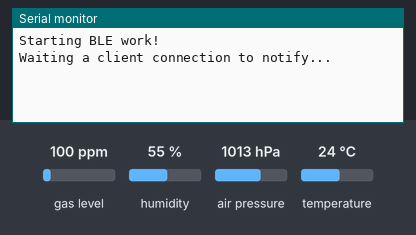
Bench run of a sketch on a simulated ESP32. Shown: the last lines printed to the serial monitor. The test bench sets the inputs (shaded band); at power-on: air pressure 1013 hPa, temperature 24 °C, gas level 100 ppm, humidity 55 %. Nothing arrives over Bluetooth unless stated; a phone connects over Bluetooth LE 3 s after start.

Above: at 1.2 s.
1.3 s: air pressure set to 952 hPa
At 4.0 s:
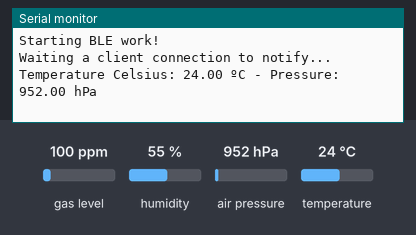
4.3 s: temperature set to 12 °C
5.8 s: air pressure set to 975 hPa
At 7.0 s:
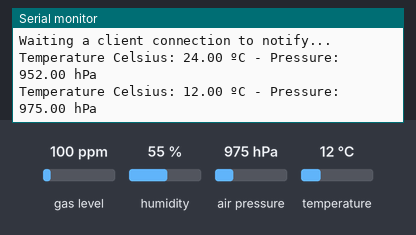

The sketch:

BMP_server.ino
```cpp
/*
    Based on Neil Kolban example for IDF: https://github.com/nkolban/esp32-snippets/blob/master/cpp_utils/tests/BLE%20Tests/SampleServer.cpp
    Ported to Arduino ESP32 by Evandro Copercini
    updates by chegewara
*/

#include <BLEDevice.h>
#include <BLEUtils.h>
#include <BLEServer.h>
#include <BLE2902.h>
#include <Adafruit_Sensor.h>
#include "Adafruit_BMP3XX.h"
#include <Wire.h>

#define temperatureCelsius

Adafruit_BMP3XX bmp;

float temp;
float tempF;
float pressure;

// Timer variables
unsigned long lastTime = 0;
unsigned long timerDelay = 3000;

bool deviceConnected = false;
//"4fafc201-1fb5-459e-8fcc-c5c9c331914b" "beb5483e-36e1-4688-b7f5-ea07361b26a8"
#define SERVICE_UUID         "84f6b8d6-ae43-11ed-afa1-0242ac120002"

// Temperature Characteristic and Descriptor
//#ifdef temperatureCelsius
  BLECharacteristic bmpTemperatureCelsiusCharacteristics("a34376c6-ae43-11ed-afa1-0242ac120002", BLECharacteristic::PROPERTY_NOTIFY);
  BLEDescriptor bmpTemperatureCelsiusDescriptor(BLEUUID((uint16_t)0x2902));
//#else
  //BLECharacteristic bmpTemperatureFahrenheitCharacteristics("f78ebbff-c8b7-4107-93de-889a6a06d408", BLECharacteristic::PROPERTY_NOTIFY);
  //BLEDescriptor bmpTemperatureFahrenheitDescriptor(BLEUUID((uint16_t)0x2902));
//#endif

// pressure Characteristic and Descriptor
BLECharacteristic bmpPressureCharacteristics("ae9530f0-ae43-11ed-afa1-0242ac120002", BLECharacteristic::PROPERTY_NOTIFY);
BLEDescriptor bmpPressureDescriptor(BLEUUID((uint16_t)0x2903));

//Setup callbacks onConnect and onDisconnect
class MyServerCallbacks: public BLEServerCallbacks {
  void onConnect(BLEServer* pServer) {
    deviceConnected = true;
  };
  void onDisconnect(BLEServer* pServer) {
    deviceConnected = false;
  }
};
void initBMP(){
  if (!bmp.begin_I2C()) {
    Serial.println("Could not find a valid BMP3 sensor, check wiring!");
    while (1);
  }
  // Set up oversampling and filter initialization
  bmp.setTemperatureOversampling(BMP3_OVERSAMPLING_8X);
  bmp.setPressureOversampling(BMP3_OVERSAMPLING_4X);
  bmp.setIIRFilterCoeff(BMP3_IIR_FILTER_COEFF_3);
  bmp.setOutputDataRate(BMP3_ODR_50_HZ);
}
void setup() {
  Serial.begin(115200);
  Serial.println("Starting BLE work!");
  Wire.begin(23, 19);
  initBMP();
//create BLE device
  BLEDevice::init("BMP388_ESP32");
//create BLE server
  BLEServer *pServer = BLEDevice::createServer();
  pServer->setCallbacks(new MyServerCallbacks());
//create BLE service
  BLEService *bmpService = pServer->createService(SERVICE_UUID);
 // Create BLE Characteristics and Create a BLE Descriptor
  // Temperature
   //#ifdef temperatureCelsius
    bmpService->addCharacteristic(&bmpTemperatureCelsiusCharacteristics);
    bmpTemperatureCelsiusDescriptor.setValue("BMP temperature Celsius");
    bmpTemperatureCelsiusCharacteristics.addDescriptor(&bmpTemperatureCelsiusDescriptor);
  // #else
  //   bmpService->addCharacteristic(&bmpTemperatureFahrenheitCharacteristics);
  //   bmpTemperatureFahrenheitDescriptor.setValue("BMP temperature Fahrenheit");
  //   bmpTemperatureFahrenheitCharacteristics.addDescriptor(&bmpTemperatureFahrenheitDescriptor);
  // #endif
    // Pressure
  bmpService->addCharacteristic(&bmpPressureCharacteristics);
  bmpPressureDescriptor.setValue("BMP Pressure");
  bmpPressureCharacteristics.addDescriptor(new BLE2902());
// start the service
  bmpService->start();
//start advertising
  BLEAdvertising *pAdvertising = BLEDevice::getAdvertising();
  pAdvertising->addServiceUUID(SERVICE_UUID);
  pAdvertising->setScanResponse(true);
  pAdvertising->setMinPreferred(0x06);  // functions that help with iPhone connections issue
  pAdvertising->setMinPreferred(0x12);
  pServer->getAdvertising()->start();
  Serial.println("Waiting a client connection to notify...");
}

void loop() {
  // put your main code here, to run repeatedly:
  if (! bmp.performReading()) {
    Serial.println("Failed to perform reading :(");
    return;
  }
  if (deviceConnected) {
    if ((millis() - lastTime) > timerDelay) {
      // Read temperature as Celsius (the default)
      temp = bmp.temperature;
      // Fahrenheit
      //tempF = 1.8*temp +32;
      // Read pressure
      pressure = bmp.pressure / 100.0;

      //Notify temperature reading from BMP sensor
      //#ifdef temperatureCelsius
        static char temperatureCTemp[6];
        dtostrf(temp, 6, 2, temperatureCTemp);
        //Set temperature Characteristic value and notify connected client
        bmpTemperatureCelsiusCharacteristics.setValue(temperatureCTemp);
        bmpTemperatureCelsiusCharacteristics.notify();
        Serial.print("Temperature Celsius: ");
        Serial.print(temp);
        Serial.print(" ºC");
      //#else
      //   static char temperatureFTemp[6];
      //   dtostrf(tempF, 6, 2, temperatureFTemp);
      //   //Set temperature Characteristic value and notify connected client
      //   bmpTemperatureFahrenheitCharacteristics.setValue(temperatureFTemp);
      //   bmpTemperatureFahrenheitCharacteristics.notify();
      //   Serial.print("Temperature Fahrenheit: ");
      //   Serial.print(tempF);
      //   Serial.print(" ºF");
      // #endif

      //Notify pressure reading from BMp
      static char pressureTemp[6];
      dtostrf(pressure, 6, 2, pressureTemp);
      //Set humidity Characteristic value and notify connected client
      bmpPressureCharacteristics.setValue(pressureTemp);
      bmpPressureCharacteristics.notify();
      Serial.print(" - Pressure: ");
      Serial.print(pressure);
      Serial.println(" hPa");

      lastTime = millis();
    }
  }
}
```

Measured:
- after the input at 1.3 s, the serial monitor: prints a new line after 1.8 s (image 1)
- after the input at 5.8 s, the serial monitor: prints a new line after 0.34 s (image 2)
